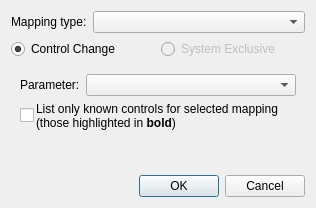
<?xml version="1.0" encoding="UTF-8"?>
<ui version="4.0">
 <class>Dialog</class>
 <widget class="QDialog" name="Dialog">
  <property name="geometry">
   <rect>
    <x>0</x>
    <y>0</y>
    <width>316</width>
    <height>208</height>
   </rect>
  </property>
  <property name="windowTitle">
   <string>Add automation</string>
  </property>
  <layout class="QGridLayout" name="gridLayout">
   <item row="0" column="0">
    <widget class="QLabel" name="label">
     <property name="sizePolicy">
      <sizepolicy hsizetype="Maximum" vsizetype="Preferred">
       <horstretch>0</horstretch>
       <verstretch>0</verstretch>
      </sizepolicy>
     </property>
     <property name="text">
      <string>Mapping type:</string>
     </property>
    </widget>
   </item>
   <item row="0" column="1">
    <widget class="QComboBox" name="mappingCombo"/>
   </item>
   <item row="1" column="0" colspan="2">
    <layout class="QHBoxLayout" name="horizontalLayout">
     <item>
      <widget class="QRadioButton" name="ctrlRadio">
       <property name="text">
        <string>Control Change</string>
       </property>
       <property name="checked">
        <bool>true</bool>
       </property>
       <attribute name="buttonGroup">
        <string notr="true">parameterTypeGroup</string>
       </attribute>
      </widget>
     </item>
     <item>
      <widget class="QRadioButton" name="sysExRadio">
       <property name="enabled">
        <bool>false</bool>
       </property>
       <property name="text">
        <string>System Exclusive</string>
       </property>
       <attribute name="buttonGroup">
        <string notr="true">parameterTypeGroup</string>
       </attribute>
      </widget>
     </item>
    </layout>
   </item>
   <item row="3" column="0" colspan="2">
    <widget class="QDialogButtonBox" name="buttonBox">
     <property name="orientation">
      <enum>Qt::Horizontal</enum>
     </property>
     <property name="standardButtons">
      <set>QDialogButtonBox::Cancel|QDialogButtonBox::Ok</set>
     </property>
    </widget>
   </item>
   <item row="2" column="0" colspan="2">
    <widget class="QStackedWidget" name="parameterTypeStackedWidget">
     <widget class="QWidget" name="ctrlPage">
      <layout class="QGridLayout" name="gridLayout_2">
       <item row="0" column="1">
        <widget class="QComboBox" name="ctrlCombo"/>
       </item>
       <item row="3" column="0">
        <spacer name="verticalSpacer">
         <property name="orientation">
          <enum>Qt::Vertical</enum>
         </property>
         <property name="sizeHint" stdset="0">
          <size>
           <width>20</width>
           <height>40</height>
          </size>
         </property>
        </spacer>
       </item>
       <item row="0" column="0">
        <widget class="QLabel" name="label_2">
         <property name="sizePolicy">
          <sizepolicy hsizetype="Maximum" vsizetype="Preferred">
           <horstretch>0</horstretch>
           <verstretch>0</verstretch>
          </sizepolicy>
         </property>
         <property name="text">
          <string>Parameter:</string>
         </property>
        </widget>
       </item>
       <item row="1" column="0" colspan="2">
        <layout class="QHBoxLayout" name="horizontalLayout_2">
         <property name="spacing">
          <number>2</number>
         </property>
         <property name="margin">
          <number>0</number>
         </property>
         <item>
          <widget class="QCheckBox" name="validMappingChk">
           <property name="sizePolicy">
            <sizepolicy hsizetype="Maximum" vsizetype="Fixed">
             <horstretch>0</horstretch>
             <verstretch>0</verstretch>
            </sizepolicy>
           </property>
           <property name="text">
            <string/>
           </property>
          </widget>
         </item>
         <item>
          <widget class="QLabel" name="validMappingLbl">
           <property name="text">
            <string>&lt;html&gt;&lt;head/&gt;&lt;body&gt;&lt;p&gt;List only known controls for selected mapping (those highlighted in &lt;span style=&quot; font-weight:600;&quot;&gt;bold&lt;/span&gt;)&lt;/p&gt;&lt;/body&gt;&lt;/html&gt;</string>
           </property>
           <property name="wordWrap">
            <bool>true</bool>
           </property>
          </widget>
         </item>
        </layout>
       </item>
      </layout>
     </widget>
     <widget class="QWidget" name="sysExPage"/>
    </widget>
   </item>
  </layout>
 </widget>
 <resources/>
 <connections>
  <connection>
   <sender>buttonBox</sender>
   <signal>accepted()</signal>
   <receiver>Dialog</receiver>
   <slot>accept()</slot>
   <hints>
    <hint type="sourcelabel">
     <x>254</x>
     <y>201</y>
    </hint>
    <hint type="destinationlabel">
     <x>157</x>
     <y>274</y>
    </hint>
   </hints>
  </connection>
  <connection>
   <sender>buttonBox</sender>
   <signal>rejected()</signal>
   <receiver>Dialog</receiver>
   <slot>reject()</slot>
   <hints>
    <hint type="sourcelabel">
     <x>309</x>
     <y>201</y>
    </hint>
    <hint type="destinationlabel">
     <x>286</x>
     <y>274</y>
    </hint>
   </hints>
  </connection>
 </connections>
 <buttongroups>
  <buttongroup name="parameterTypeGroup"/>
 </buttongroups>
</ui>
